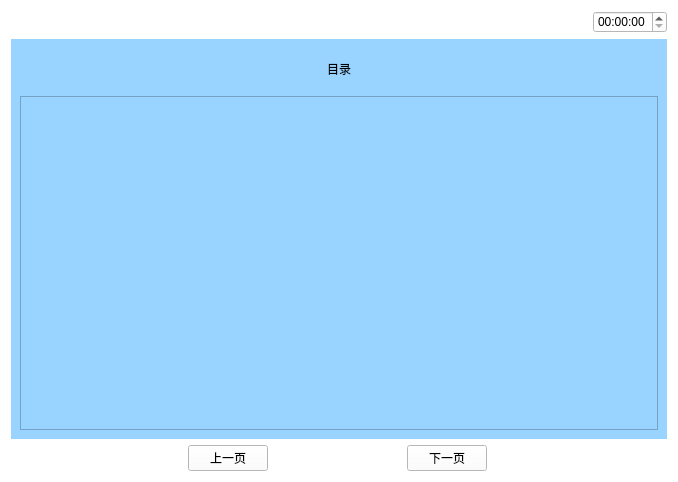
<?xml version="1.0" encoding="UTF-8"?>
<ui version="4.0">
 <class>Bangzhushouce</class>
 <widget class="QWidget" name="Bangzhushouce">
  <property name="geometry">
   <rect>
    <x>0</x>
    <y>0</y>
    <width>678</width>
    <height>482</height>
   </rect>
  </property>
  <property name="windowTitle">
   <string>Form</string>
  </property>
  <property name="styleSheet">
   <string notr="true">background-color: rgb(255, 255, 255);</string>
  </property>
  <layout class="QVBoxLayout" name="verticalLayout_3" stretch="1,5,1">
   <item>
    <layout class="QHBoxLayout" name="horizontalLayout_5">
     <item>
      <widget class="QPushButton" name="pushButton">
       <property name="text">
        <string/>
       </property>
       <property name="icon">
        <iconset resource="myimages.qrc">
         <normaloff>:/image/images/4g.png</normaloff>:/image/images/4g.png</iconset>
       </property>
       <property name="flat">
        <bool>true</bool>
       </property>
      </widget>
     </item>
     <item>
      <widget class="QPushButton" name="pushButton_2">
       <property name="text">
        <string/>
       </property>
       <property name="icon">
        <iconset resource="myimages.qrc">
         <normaloff>:/image/images/wireless.svg</normaloff>:/image/images/wireless.svg</iconset>
       </property>
       <property name="flat">
        <bool>true</bool>
       </property>
      </widget>
     </item>
     <item>
      <widget class="QPushButton" name="pushButton_3">
       <property name="text">
        <string/>
       </property>
       <property name="icon">
        <iconset resource="myimages.qrc">
         <normaloff>:/image/images/bl.svg</normaloff>:/image/images/bl.svg</iconset>
       </property>
       <property name="flat">
        <bool>true</bool>
       </property>
      </widget>
     </item>
     <item>
      <widget class="QPushButton" name="pushButton_4">
       <property name="text">
        <string/>
       </property>
       <property name="icon">
        <iconset resource="myimages.qrc">
         <normaloff>:/image/images/locate.svg</normaloff>:/image/images/locate.svg</iconset>
       </property>
       <property name="flat">
        <bool>true</bool>
       </property>
      </widget>
     </item>
     <item>
      <spacer name="horizontalSpacer_4">
       <property name="orientation">
        <enum>Qt::Horizontal</enum>
       </property>
       <property name="sizeHint" stdset="0">
        <size>
         <width>40</width>
         <height>20</height>
        </size>
       </property>
      </spacer>
     </item>
     <item>
      <widget class="QTimeEdit" name="timeEdit_2"/>
     </item>
    </layout>
   </item>
   <item>
    <widget class="QWidget" name="widget" native="true">
     <property name="sizePolicy">
      <sizepolicy hsizetype="Preferred" vsizetype="Preferred">
       <horstretch>0</horstretch>
       <verstretch>0</verstretch>
      </sizepolicy>
     </property>
     <property name="contextMenuPolicy">
      <enum>Qt::DefaultContextMenu</enum>
     </property>
     <property name="styleSheet">
      <string notr="true">background-color: rgb(153, 211, 255);</string>
     </property>
     <layout class="QVBoxLayout" name="verticalLayout_2" stretch="1,8">
      <item>
       <layout class="QHBoxLayout" name="horizontalLayout">
        <item>
         <widget class="QLabel" name="label">
          <property name="text">
           <string>目录</string>
          </property>
          <property name="alignment">
           <set>Qt::AlignCenter</set>
          </property>
         </widget>
        </item>
       </layout>
      </item>
      <item>
       <widget class="QScrollArea" name="scrollArea">
        <property name="widgetResizable">
         <bool>true</bool>
        </property>
        <widget class="QWidget" name="scrollAreaWidgetContents">
         <property name="geometry">
          <rect>
           <x>0</x>
           <y>0</y>
           <width>640</width>
           <height>263</height>
          </rect>
         </property>
        </widget>
       </widget>
      </item>
     </layout>
    </widget>
   </item>
   <item>
    <layout class="QHBoxLayout" name="horizontalLayout_2">
     <item>
      <widget class="QPushButton" name="returnIndex">
       <property name="font">
        <font>
         <family>AR PL UMing TW MBE</family>
        </font>
       </property>
       <property name="styleSheet">
        <string notr="true">border-image: url(:/image/images/index.svg);</string>
       </property>
       <property name="text">
        <string/>
       </property>
       <property name="icon">
        <iconset resource="myimages.qrc">
         <normaloff>:/image/images/index.svg</normaloff>:/image/images/index.svg</iconset>
       </property>
       <property name="iconSize">
        <size>
         <width>40</width>
         <height>40</height>
        </size>
       </property>
       <property name="flat">
        <bool>true</bool>
       </property>
      </widget>
     </item>
     <item>
      <spacer name="horizontalSpacer">
       <property name="orientation">
        <enum>Qt::Horizontal</enum>
       </property>
       <property name="sizeHint" stdset="0">
        <size>
         <width>40</width>
         <height>20</height>
        </size>
       </property>
      </spacer>
     </item>
     <item>
      <widget class="QPushButton" name="preview">
       <property name="text">
        <string>上一页</string>
       </property>
      </widget>
     </item>
     <item>
      <spacer name="horizontalSpacer_3">
       <property name="orientation">
        <enum>Qt::Horizontal</enum>
       </property>
       <property name="sizeHint" stdset="0">
        <size>
         <width>40</width>
         <height>20</height>
        </size>
       </property>
      </spacer>
     </item>
     <item>
      <widget class="QPushButton" name="next">
       <property name="text">
        <string>下一页</string>
       </property>
      </widget>
     </item>
     <item>
      <spacer name="horizontalSpacer_2">
       <property name="orientation">
        <enum>Qt::Horizontal</enum>
       </property>
       <property name="sizeHint" stdset="0">
        <size>
         <width>40</width>
         <height>20</height>
        </size>
       </property>
      </spacer>
     </item>
     <item>
      <widget class="QPushButton" name="returnPage">
       <property name="text">
        <string/>
       </property>
       <property name="icon">
        <iconset resource="myimages.qrc">
         <normaloff>:/image/images/shangyiye.svg</normaloff>:/image/images/shangyiye.svg</iconset>
       </property>
       <property name="iconSize">
        <size>
         <width>40</width>
         <height>40</height>
        </size>
       </property>
       <property name="flat">
        <bool>true</bool>
       </property>
      </widget>
     </item>
    </layout>
   </item>
  </layout>
 </widget>
 <resources>
  <include location="myimages.qrc"/>
 </resources>
 <connections/>
</ui>
